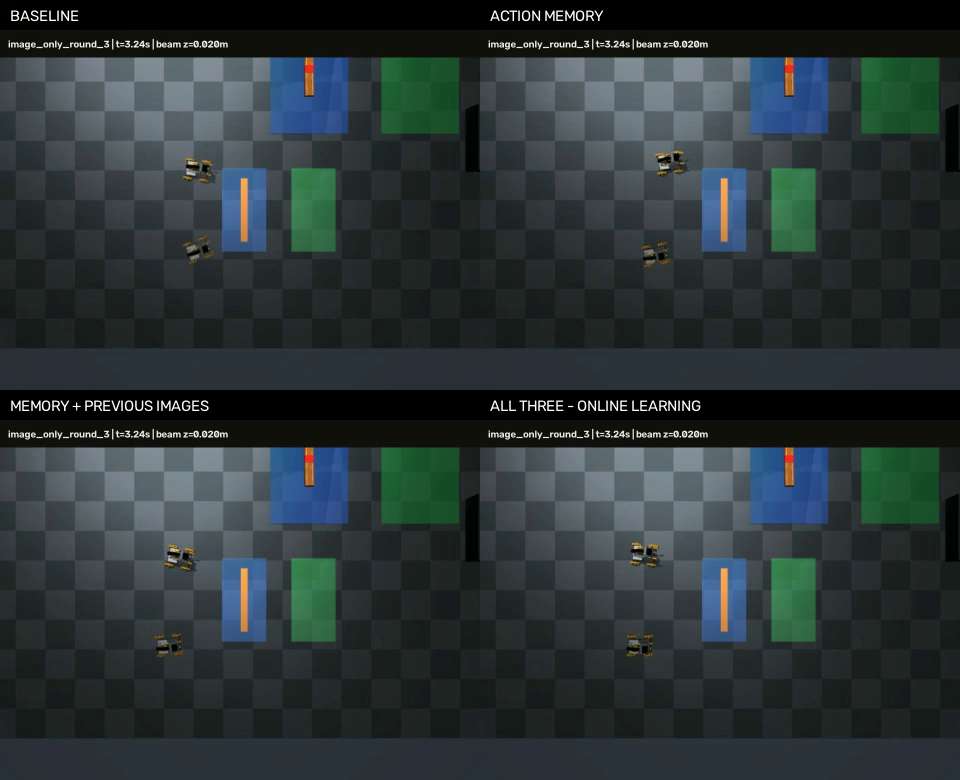
#> input picture frame 35 of experiments/2026-09-09-camera-learning/comparison.mp4, 960 x 780 px, given in place of motion.mp4, which was not available
$ python make_video.py
#> lines starting #> are read from the running program, lines starting #| are printed output that depends on the picture; after the words box and inside, x2 and y2 are one past the last pixel; in counts of white or black regions, pixels touching at a corner belong together; pictures that were not available may be replaced by others from this repository, and a replacement may not be noted
"""Crop only the observer recording; keep source time/height overlay visible."""
from pathlib import Path
import cv2,json,numpy as np,subprocess
root=Path('outputs/pair-endurance-baseline-2026-09-14');out=Path('outputs/endurance-artifacts/media');out.mkdir(parents=True,exist_ok=True)
tmp=out/'failure-review-silent.mp4';writer=cv2.VideoWriter(str(tmp),cv2.VideoWriter_fourcc(*'mp4v'),16,(960,720));selections=[];tiles=[]
for mode in ('stationary','shuttle'):
 cap=cv2.VideoCapture(str(root/mode/'motion.mp4'));fps=cap.get(cv2.CAP_PROP_FPS);n=int(cap.get(cv2.CAP_PROP_FRAME_COUNT));indices=[round(x*fps) for x in (22.5,60,88)]+[n-1]
 count=0
 while True:
  ok,frame=cap.read()
#> frame is the input picture: shape (780, 960, 3); mean B, G, R 54.9, 53.4, 43.5
  if not ok:break
  canvas=np.full((720,960,3),(24,26,30),np.uint8)
  cv2.putText(canvas,f'{mode.upper()} | 4x recording | baseline configuration',(22,35),cv2.FONT_HERSHEY_SIMPLEX,.73,(245,245,245),2,cv2.LINE_AA)
  canvas[50:104]=frame[:54]
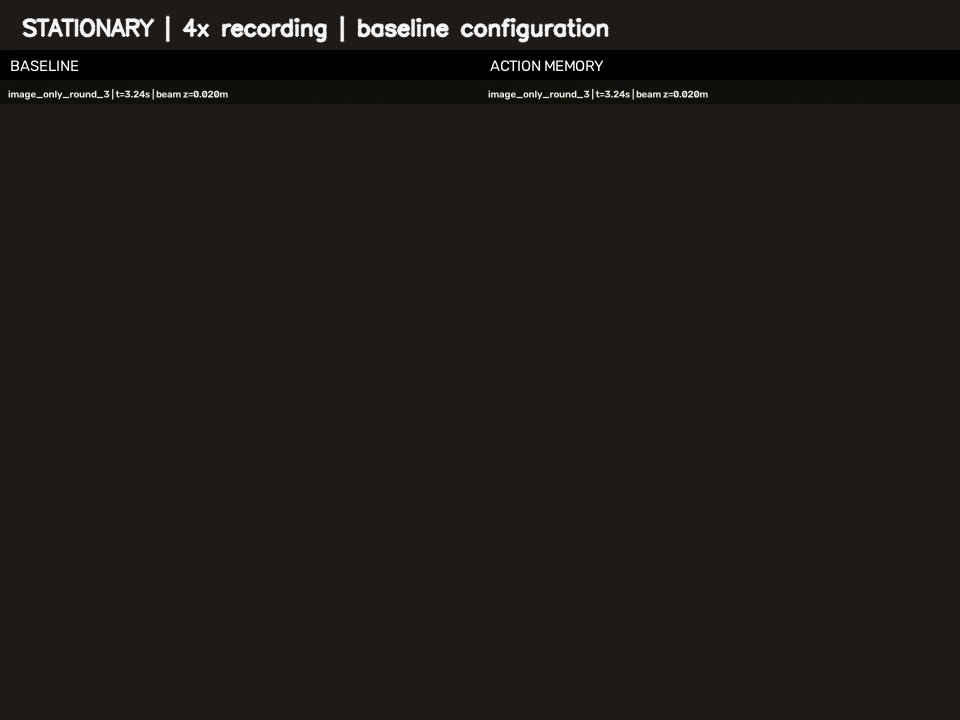
#> canvas: shape (720, 960, 3); mean B, G, R 24.7, 26.7, 30.4
  zoom=cv2.resize(frame[170:570,380:780],(600,600));canvas[110:710,:600]=zoom
#> after `zoom = cv2.resize(frame[170:570, 380:780], (600, 600))`:
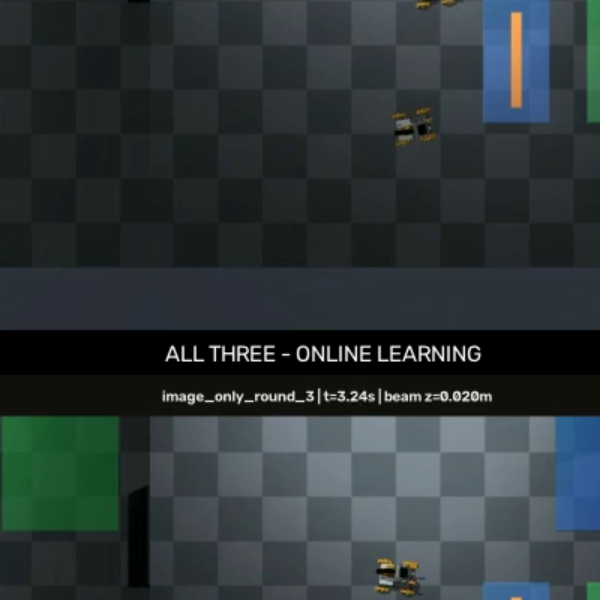
#> zoom: shape (600, 600, 3); mean B, G, R 56.1, 54.7, 45.3
#> after `canvas[110:710, :600] = zoom`:
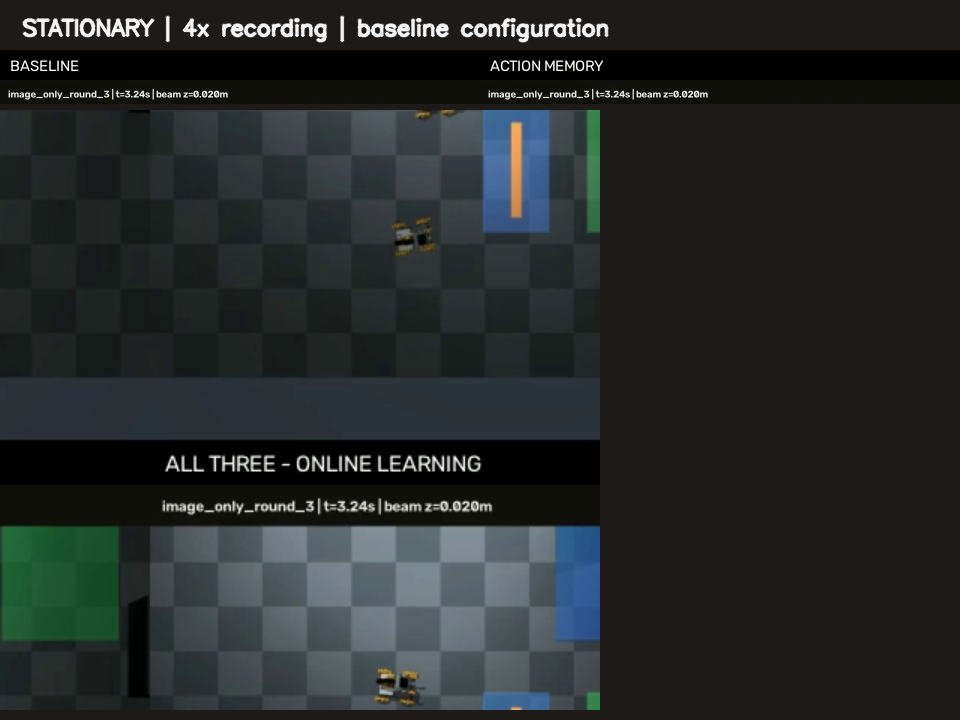
#> canvas: shape (720, 960, 3); mean B, G, R 41.5, 41.7, 38.4
  canvas[130:400,600:960]=cv2.resize(frame,(360,270))
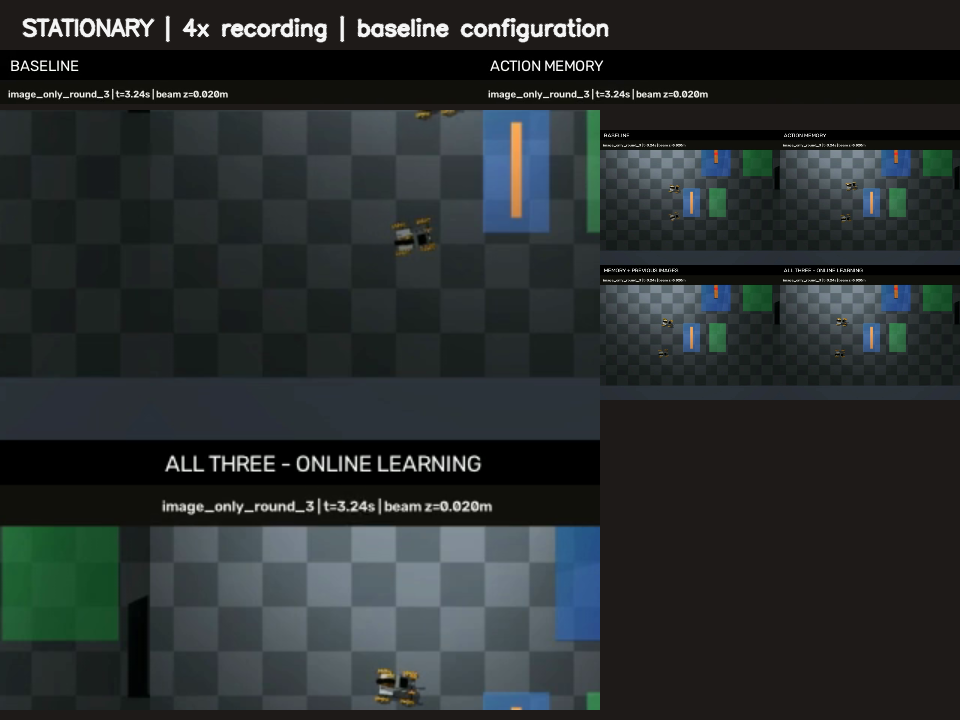
#> canvas: shape (720, 960, 3); 14.06% of pixels changed, all inside (x1, y1, x2, y2) = (600, 130, 960, 400)
  for y,line in zip((450,483,516,560,590,620),('300 s planned','Stopped near 94 s','Carry silhouette changed','Observer evidence only','No weld; zero LLM calls','Original time shown above')):
   cv2.putText(canvas,line,(613,y),cv2.FONT_HERSHEY_SIMPLEX,.48,(220,224,231),1,cv2.LINE_AA)
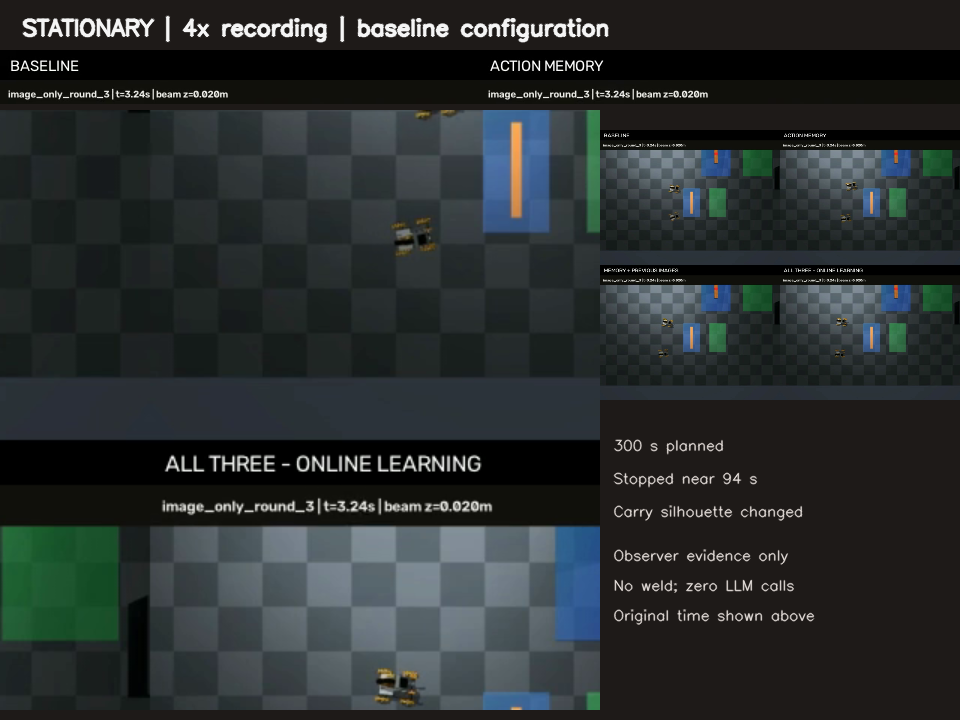
#> canvas: shape (720, 960, 3); 0.93% of pixels changed, all inside (x1, y1, x2, y2) = (613, 439, 815, 626)
  writer.write(canvas)
  if count in indices:
   name=f'{mode}-observer-frame-{count:04d}.jpg';cv2.imwrite(str(out/name),canvas);selections.append({'mode':mode,'source_video':str((root/mode/'motion.mp4').resolve()),'frame_index':count,'source_video_seconds':count/fps,'selected_image':name});tiles.append(cv2.resize(canvas,(480,360)))
  count+=1
 cap.release()
writer.release();subprocess.run(['ffmpeg','-v','error','-y','-i',str(tmp),'-c:v','libx264','-preset','fast','-crf','22','-pix_fmt','yuv420p','-movflags','+faststart',str(out/'endurance-failure-review.mp4')],check=True);tmp.unlink()
cv2.imwrite(str(out/'observer-review-overview.jpg'),np.concatenate([np.concatenate(tiles[i:i+4],axis=1) for i in range(0,len(tiles),4)],axis=0));(out/'observer-selections.json').write_text(json.dumps(selections,indent=2)+'\n');print(len(selections),'selected frames')

$ run again, starting later in the video
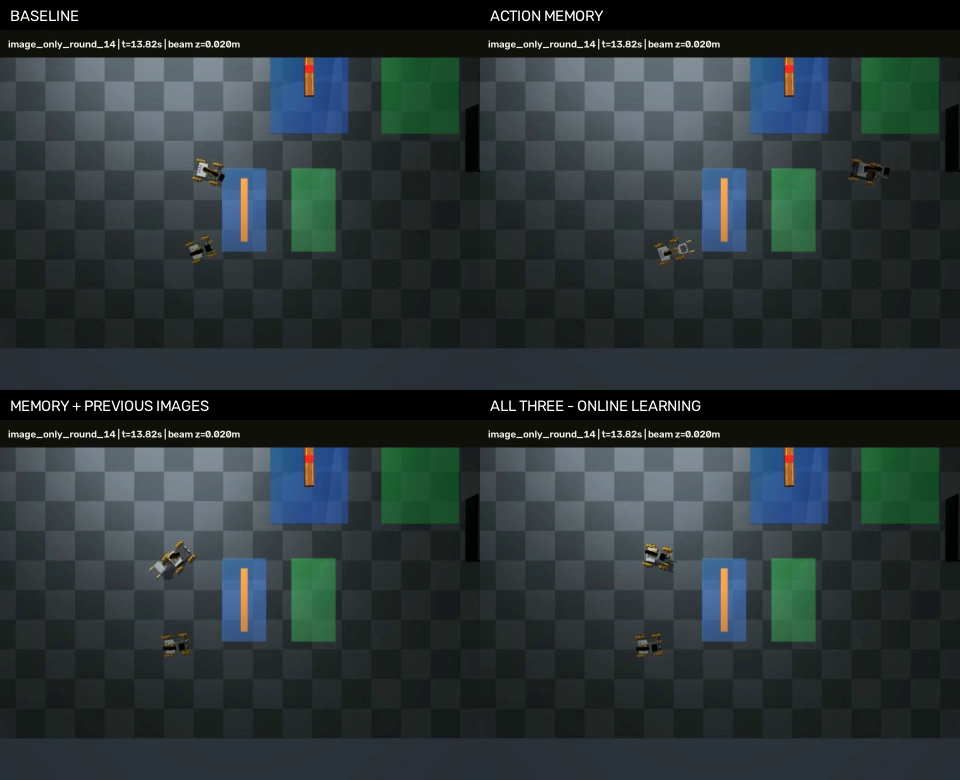
#> input picture frame 161 of experiments/2026-09-09-camera-learning/comparison.mp4, 960 x 780 px, given in place of motion.mp4, which was not available
#> frame is the input picture: shape (780, 960, 3); mean B, G, R 55, 53.5, 43.5
#> `zoom = cv2.resize(frame[170:570, 380:780], (600, 600))`:
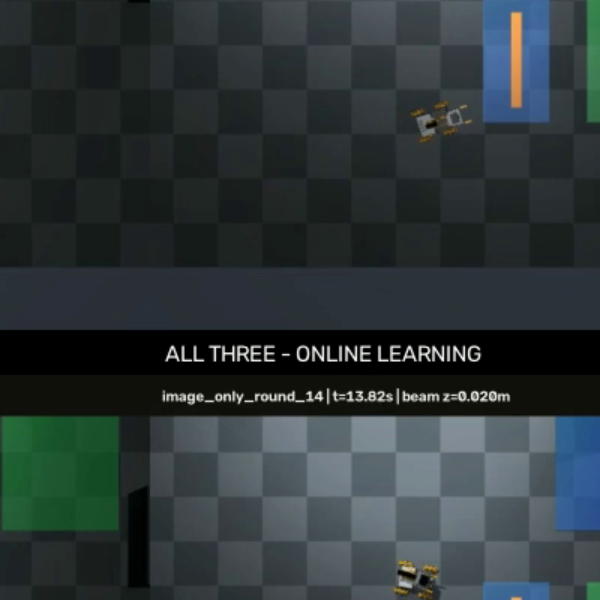
#> zoom: shape (600, 600, 3); mean B, G, R 56.3, 54.8, 45.4
#> after the loop `for y,line in zip((450,483,516,560,590,620),('300 s planned','Stopped ..`:
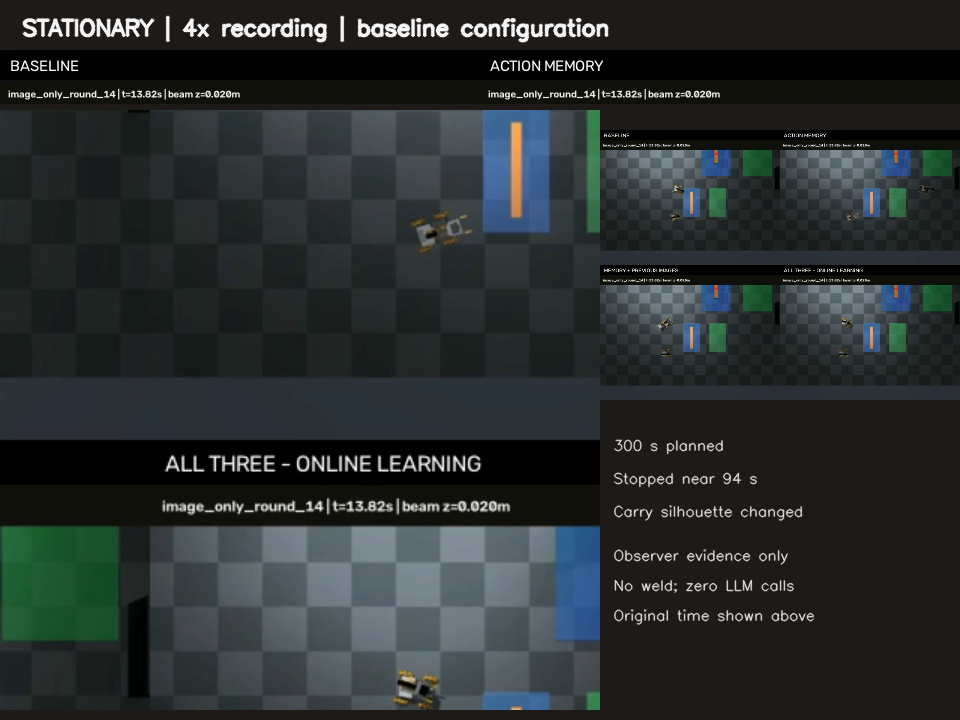
#> canvas: shape (720, 960, 3); mean B, G, R 46.7, 46.4, 41.1

$ run again, starting later in the video
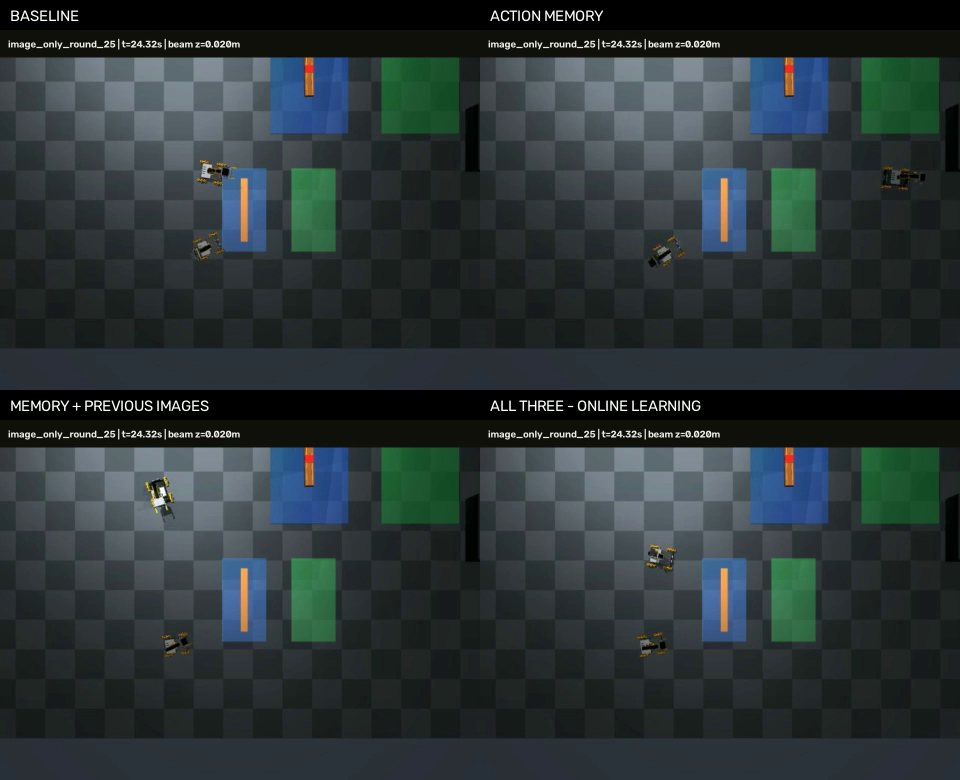
#> input picture frame 286 of experiments/2026-09-09-camera-learning/comparison.mp4, 960 x 780 px, given in place of motion.mp4, which was not available
#> frame is the input picture: shape (780, 960, 3); mean B, G, R 55, 53.5, 43.5
#> `zoom = cv2.resize(frame[170:570, 380:780], (600, 600))`:
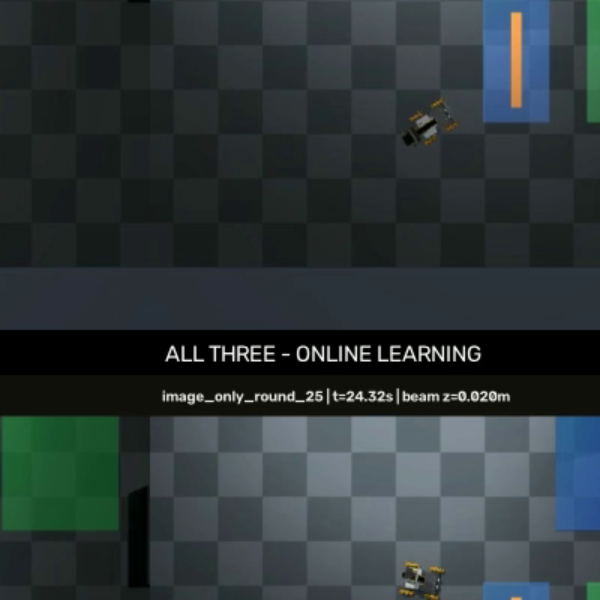
#> zoom: shape (600, 600, 3); mean B, G, R 56.2, 54.8, 45.4
#> after the loop `for y,line in zip((450,483,516,560,590,620),('300 s planned','Stopped ..`:
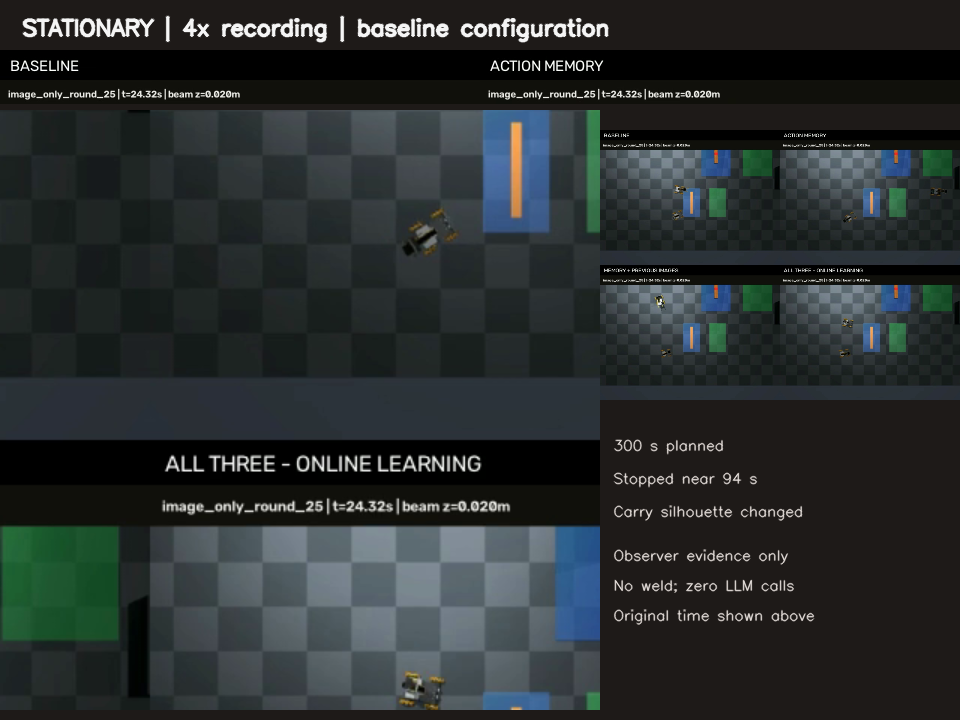
#> canvas: shape (720, 960, 3); mean B, G, R 46.7, 46.4, 41.1
